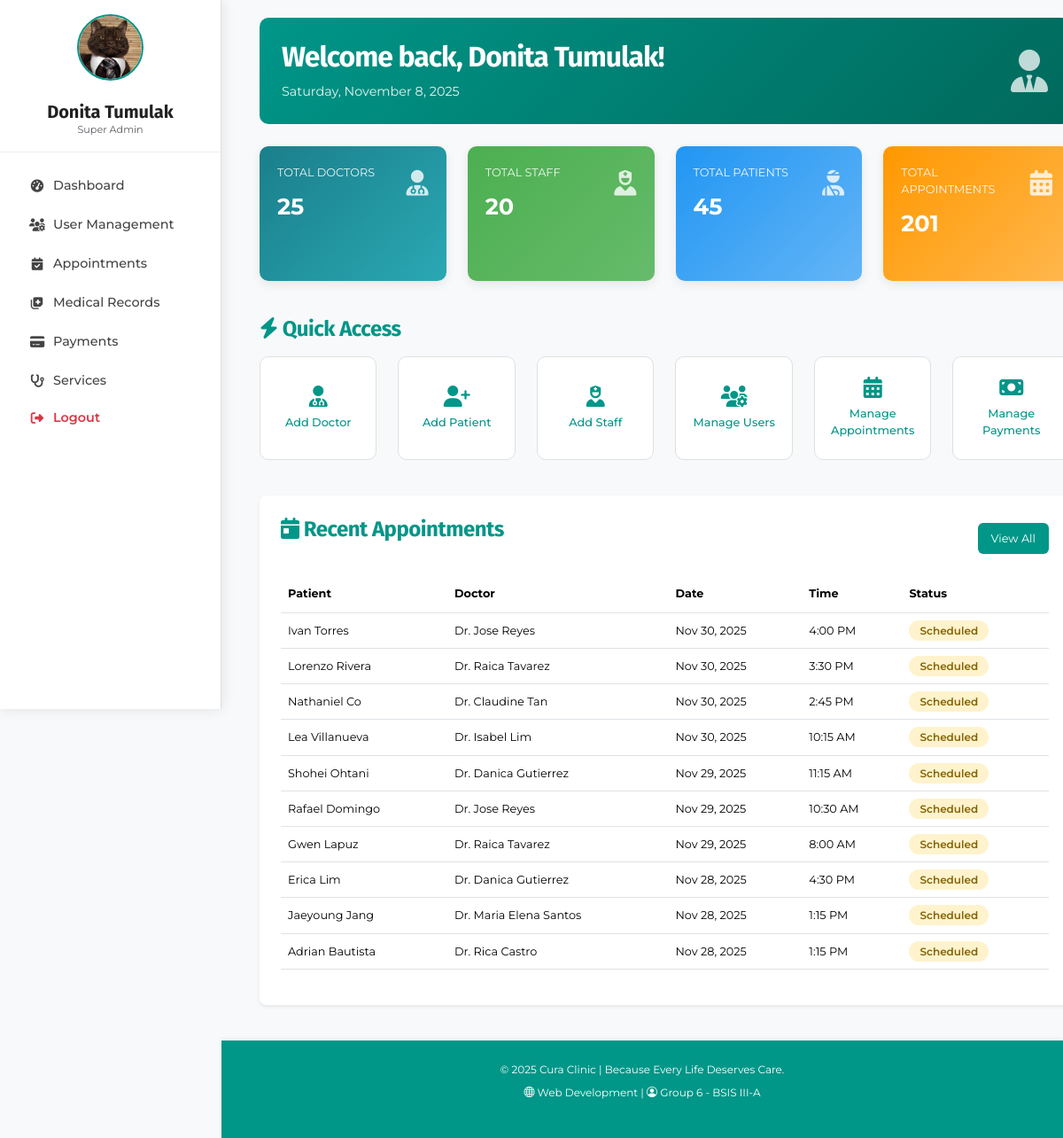
Page /dashboards/superadmin_dashboard.php (signed in) on the committed database.
### tables this page shows
CREATE TABLE `appointment` (
  `appt_id` int(11) NOT NULL,
  `appt_date` date NOT NULL,
  `appt_time` time NOT NULL,
  `appt_created_at` datetime NOT NULL DEFAULT current_timestamp(),
  `appt_updated_at` datetime DEFAULT current_timestamp() ON UPDATE current_timestamp(),
  `pat_id` int(11) DEFAULT NULL,
  `doc_id` int(11) DEFAULT NULL,
  `serv_id` int(11) DEFAULT NULL,
  `stat_id` int(11) DEFAULT NULL
);

CREATE TABLE `patient` (
  `pat_id` int(11) NOT NULL,
  `pat_first_name` varchar(50) NOT NULL,
  `pat_last_name` varchar(50) NOT NULL,
  `pat_middle_init` char(3) DEFAULT NULL,
  `pat_dob` date NOT NULL,
  `pat_gender` enum('Male','Female','Other','Prefer not to say') NOT NULL,
  `pat_contact_num` varchar(15) NOT NULL,
  `pat_email` varchar(100) NOT NULL,
  `pat_address` varchar(255) NOT NULL,
  `pat_created_at` datetime NOT NULL DEFAULT current_timestamp(),
  `pat_updated_at` datetime DEFAULT current_timestamp() ON UPDATE current_timestamp()
);

CREATE TABLE `doctor` (
  `doc_id` int(11) NOT NULL,
  `doc_first_name` varchar(50) NOT NULL,
  `doc_last_name` varchar(50) NOT NULL,
  `doc_middle_init` char(3) DEFAULT NULL,
  `doc_contact_num` varchar(15) NOT NULL,
  `doc_email` varchar(100) NOT NULL,
  `doc_created_at` datetime NOT NULL DEFAULT current_timestamp(),
  `doc_updated_at` datetime DEFAULT current_timestamp() ON UPDATE current_timestamp(),
  `spec_id` int(11) DEFAULT NULL
);

CREATE TABLE `status` (
  `stat_id` int(11) NOT NULL,
  `stat_name` varchar(50) NOT NULL,
  `stat_created_at` datetime NOT NULL DEFAULT current_timestamp(),
  `stat_updated_at` datetime DEFAULT current_timestamp() ON UPDATE current_timestamp()
);

### classes/users/User.php (called while the page is built, shortened)
<?php
class User {
    private $conn;
    private $table = "user";
    private function response($status, $data = [], $message = "") {
        return [
            "status" => $status,
            "data" => $data,
            "message" => $message
        ];
    }
    public function __construct($db) {
        $this->conn = $db;
    }
    public function getDoctorUsers() {
        try {
            $query = "SELECT
                        u.user_id,
                        u.user_name,
                        u.user_is_superadmin,
                        u.user_last_login,
                        u.user_created_at,
                        u.doc_id
                      FROM {$this->table} u
                      WHERE u.doc_id IS NOT NULL
                      ORDER BY u.user_created_at DESC";
            $stmt = $this->conn->prepare($query);
            $stmt->execute();
            $result = $stmt->fetchAll(PDO::FETCH_ASSOC);
            return $this->response(
                "success",
                $result ?: [],
                $result ? "Doctor users retrieved successfully." : "No doctor users found."
            );
        } catch (PDOException $e) {
            return $this->response("error", [], $e->getMessage());
        }
    }
    public function getPatientUsers() {
        try {
            $query = "SELECT
                        u.user_id,
                        u.user_name,
                        u.user_is_superadmin,
                        u.user_last_login,
                        u.user_created_at,
                        u.pat_id
                      FROM {$this->table} u
                      WHERE u.pat_id IS NOT NULL
                      ORDER BY u.user_created_at DESC";
            $stmt = $this->conn->prepare($query);
            $stmt->execute();
            $result = $stmt->fetchAll(PDO::FETCH_ASSOC);
            return $this->response(
                "success",
                $result ?: [],
                $result ? "Patient users retrieved successfully." : "No patient users found."
            );
        } catch (PDOException $e) {
            return $this->response("error", [], $e->getMessage());
        }
    }
    public function getStaffUsers() {
        try {
            $query = "SELECT
                        u.user_id,
                        u.user_name,
                        u.user_is_superadmin,
                        u.user_last_login,
                        u.user_created_at,
                        u.staff_id
                      FROM {$this->table} u
                      WHERE u.staff_id IS NOT NULL
                      ORDER BY u.user_created_at DESC";
            $stmt = $this->conn->prepare($query);
            $stmt->execute();
            $result = $stmt->fetchAll(PDO::FETCH_ASSOC);
            return $this->response(
                "success",
                $result ?: [],
                $result ? "Staff users retrieved successfully." : "No staff users found."
            );
        } catch (PDOException $e) {
            return $this->response("error", [], $e->getMessage());
        }
    }
}
?>

### classes/appointments/Appointment.php (called while the page is built, shortened)
<?php
class Appointment {
    private $conn;
    private $table = "appointment";
    public function __construct($db) {
        $this->conn = $db;
    }
    public function getTotalAppointments() {
        $query = "SELECT COUNT(*) as total FROM " . $this->table;
        $stmt = $this->conn->prepare($query);
        $stmt->execute();
        return $stmt->fetch(PDO::FETCH_ASSOC);
    }
    public function getRecentAppointments($limit = null) {
    $query = "
        SELECT
            a.appt_id,
            p.pat_first_name,
            p.pat_last_name,
            d.doc_first_name,
            d.doc_last_name,
            a.appt_date,
            a.appt_time,
            s.stat_name
        FROM " . $this->table . " a
        LEFT JOIN patient p ON a.pat_id = p.pat_id
        LEFT JOIN doctor d ON a.doc_id = d.doc_id
        LEFT JOIN status s ON a.stat_id = s.stat_id
        ORDER BY a.appt_date DESC, a.appt_time DESC
    ";
    if ($limit) {
        $query .= " LIMIT :limit";
    }
    $stmt = $this->conn->prepare($query);
    if ($limit) {
        $stmt->bindValue(':limit', (int)$limit, PDO::PARAM_INT);
    }
    $stmt->execute();
    return $stmt->fetchAll(PDO::FETCH_ASSOC);
}
}
?>

### dashboards/superadmin_dashboard.php (the view, shortened to what this page needs)
<?php
require_once '../classes/users/User.php';
require_once '../classes/appointments/Appointment.php';
$database = new Database();
$db = $database->connect();
$user = new User($db);
$appointment = new Appointment($db);
$doctorUsers = $user->getDoctorUsers();
$patientUsers = $user->getPatientUsers();
$staffUsers = $user->getStaffUsers();
$totalDoctors = $doctorUsers['status'] === 'success' ? count($doctorUsers['data']) : 0;
$totalPatients = $patientUsers['status'] === 'success' ? count($patientUsers['data']) : 0;
$totalStaff = $staffUsers['status'] === 'success' ? count($staffUsers['data']) : 0;
$appointmentsTotal = $appointment->getTotalAppointments();
$totalAppointments = $appointmentsTotal['total'] ?? 0;
$recentAppointments = $appointment->getRecentAppointments(10);
include '../includes/header.php';
?>
<body class="dashboard-page">
  <div class="container-fluid">
        <div class="row">
            <?php include '../includes/sidebar_user.php'; ?>
            <div class="col-lg-10 main-content">
                <div class="welcome-header">
                    <div class="row align-items-center">
                        <div class="col-md-8">
                            <h1>Welcome back, <?php echo $_SESSION['full_name']; ?>!</h1>
                            <p class="date-display" id="currentDate"></p>
                        </div>
                        <div class="col-md-4 text-end">
                            <i class="fa-solid fa-user-tie fa-3x opacity-75"></i>
                        </div>
                    </div>
                </div>
                <div class="row mb-4">
                    <div class="col-md-3 mb-3">
                        <div class="card summary-card card-1">
                            <div class="card-body">
                                <div class="d-flex justify-content-between">
                                    <div>
                                        <div class="card-title">TOTAL DOCTORS</div>
                                        <div class="card-value"><?php echo $totalDoctors; ?></div>
                                    </div>
                                    <div class="card-icon">
                                        <i class="fas fa-user-md"></i>
                                    </div>
                                </div>
                            </div>
                        </div>
                    </div>
                    <div class="col-md-3 mb-3">
                        <div class="card summary-card card-2">
                            <div class="card-body">
                                <div class="d-flex justify-content-between">
                                    <div>
                                        <div class="card-title">TOTAL STAFF</div>
                                        <div class="card-value"><?php echo $totalStaff; ?></div>
                                    </div>
                                    <div class="card-icon">
                                        <i class="fas fa-user-nurse"></i>
                                    </div>
                                </div>
                            </div>
                        </div>
                    </div>
                    <div class="col-md-3 mb-3">
                        <div class="card summary-card card-3">
                            <div class="card-body">
                                <div class="d-flex justify-content-between">
                                    <div>
                                        <div class="card-title">TOTAL PATIENTS</div>
                                        <div class="card-value"><?php echo $totalPatients; ?></div>
                                    </div>
                                    <div class="card-icon">
                                        <i class="fas fa-user-injured"></i>
                                    </div>
                                </div>
                            </div>
                        </div>
                    </div>
                    <div class="col-md-3 mb-3">
                        <div class="card summary-card card-4">
                            <div class="card-body">
                                <div class="d-flex justify-content-between">
                                    <div>
                                        <div class="card-title">TOTAL APPOINTMENTS</div>
                                        <div class="card-value"><?php echo $totalAppointments; ?></div>
                                    </div>
                                    <div class="card-icon">
                                        <i class="fas fa-calendar-alt"></i>
                                    </div>
                                </div>
                            </div>
                        </div>
                    </div>
                </div>
                <div class="row mb-4"  id="dashboard-content">
                    <div class="col-12">
                        <h2 class="mb-3"><i class="fa-solid fa-bolt"></i> Quick Access</h2>
                    </div>
                    <div class="col-md-2 col-sm-4 mb-3">
                        <a class="quick-access-btn text-decoration-none" href = "../pages/user_management.php#doctors-tab">
                            <i class="fas fa-user-md"></i>
                            <span>Add Doctor</span>
                        </a>
                    </div>
                    <div class="col-md-2 col-sm-4 mb-3">
                        <a class="quick-access-btn text-decoration-none" href = "../pages/user_management.php#patients-tab">
                            <i class="fas fa-user-plus"></i>
                            <span>Add Patient</span>
                        </a>
                    </div>
                    <div class="col-md-2 col-sm-4 mb-3">
                        <a class="quick-access-btn text-decoration-none" href = "../pages/user_management.php#staff-tab">
                            <i class="fas fa-user-nurse"></i>
                            <span>Add Staff</span>
                        </a>
                    </div>
                    <div class="col-md-2 col-sm-4 mb-3">
                        <a class="quick-access-btn text-decoration-none" href = "../pages/user_management.php#users-tab">
                            <i class="fas fa-users-cog"></i>
                            <span>Manage Users</span>
                        </a>
                    </div>
                    <div class="col-md-2 col-sm-4 mb-3">
                        <a class="quick-access-btn text-decoration-none" href = "../pages/appointment_management.php#doctors-tab">
                            <i class="fas fa-calendar-alt"></i>
                            <span>Manage Appointments</span>
                        </a>
                    </div>
                    <div class="col-md-2 col-sm-4 mb-3">
                        <a class="quick-access-btn text-decoration-none" href = "../pages/payment_management.php">
                            <i class="fa-solid fa-money-bill"></i>
                            <span>Manage Payments</span>
                        </a>
                    </div>
                </div>
                <div class="row">
                    <div class="col-12">
                        <div class="table-container">
                            <div class="d-flex justify-content-between align-items-center mb-3">
                                <h2><i class="fa-solid fa-calendar-day"></i> Recent Appointments</h2>
                                <a href = "../pages/appointment_management.php#appointments-table" class="btn btn-outline dash-btn">View All</a>
                            </div>
                            <div class="table-responsive">
                                <table class="table table-hover">
                                    <thead>
                                        <tr>
                                            <th>Patient</th>
                                            <th>Doctor</th>
                                            <th>Date</th>
                                            <th>Time</th>
                                            <th>Status</th>
                                        </tr>
                                    </thead>
                                    <tbody>
                                        <?php if (!empty($recentAppointments)): ?>
                                            <?php foreach ($recentAppointments as $appointment): ?>
                                                <tr>
                                                    <td><?php echo htmlspecialchars($appointment['pat_first_name'] . ' ' . $appointment['pat_last_name']); ?></td>
                                                    <td>Dr. <?php echo htmlspecialchars($appointment['doc_first_name'] . ' ' . $appointment['doc_last_name']); ?></td>
                                                    <td><?php echo date('M j, Y', strtotime($appointment['appt_date'])); ?></td>
                                                    <td><?php echo date('g:i A', strtotime($appointment['appt_time'])); ?></td>
                                                    <td>
                                                        <span class="status-badge status-<?php echo strtolower($appointment['stat_name']); ?>">
                                                            <?php echo htmlspecialchars($appointment['stat_name']); ?>
                                                        </span>
                                                    </td>
                                                </tr>
                                            <?php endforeach; ?>
                                        <?php else: ?>
                                            <tr>
                                                <td colspan="5" class="text-center text-muted">No recent appointments found.</td>
                                            </tr>
                                        <?php endif; ?>
                                    </tbody>
                                </table>
                            </div>
                        </div>
                    </div>
                </div>
            </div>
        </div>
    </div>
<?php include '../includes/footer.php'; ?>

### rows in the picture
appointment: pat.pat_last_name "Ivan Torres", doc.doc_last_name "Jose Reyes", appt_date "Nov 30, 2025", appt_time "4:00 PM", stat.stat_name "Scheduled"
appointment: pat.pat_last_name "Lorenzo Rivera", doc.doc_last_name "Raica Tavarez", appt_date "Nov 30, 2025", appt_time "3:30 PM", stat.stat_name "Scheduled"
appointment: pat.pat_last_name "Nathaniel Co", doc.doc_last_name "Claudine Tan", appt_date "Nov 30, 2025", appt_time "2:45 PM", stat.stat_name "Scheduled"
appointment: pat.pat_last_name "Lea Villanueva", doc.doc_last_name "Isabel Lim", appt_date "Nov 30, 2025", appt_time "10:15 AM", stat.stat_name "Scheduled"
appointment: pat.pat_last_name "Shohei Ohtani", doc.doc_last_name "Danica Gutierrez", appt_date "Nov 29, 2025", appt_time "11:15 AM", stat.stat_name "Scheduled"
appointment: pat.pat_last_name "Rafael Domingo", doc.doc_last_name "Jose Reyes", appt_date "Nov 29, 2025", appt_time "10:30 AM", stat.stat_name "Scheduled"
appointment: pat.pat_last_name "Gwen Lapuz", doc.doc_last_name "Raica Tavarez", appt_date "Nov 29, 2025", appt_time "8:00 AM", stat.stat_name "Scheduled"
appointment: pat.pat_last_name "Erica Lim", doc.doc_last_name "Danica Gutierrez", appt_date "Nov 28, 2025", appt_time "4:30 PM", stat.stat_name "Scheduled"
appointment: pat.pat_last_name "Jaeyoung Jang", doc.doc_last_name "Maria Elena Santos", appt_date "Nov 28, 2025", appt_time "1:15 PM", stat.stat_name "Scheduled"
appointment: pat.pat_last_name "Adrian Bautista", doc.doc_last_name "Rica Castro", appt_date "Nov 28, 2025", appt_time "1:15 PM", stat.stat_name "Scheduled"

### other values in the picture
$full_name "Donita Tumulak"
$role_title "Super Admin"
$_SESSION['full_name'] "Donita Tumulak"
$totalDoctors "25"
$totalStaff "20"
$totalPatients "45"
$totalAppointments "201"
